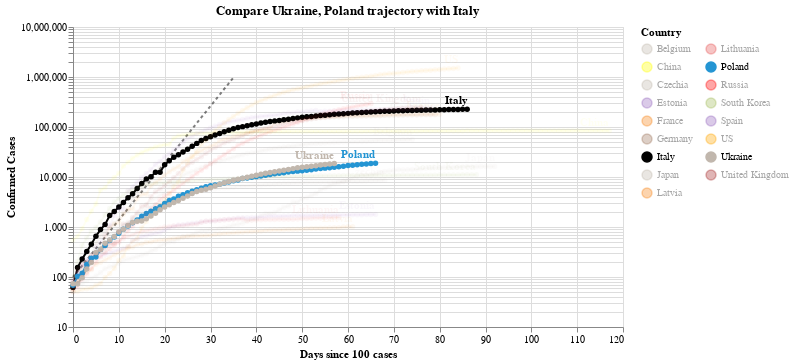

The cell this chart's notebook holds for it:
### Code cell
#hide_input
chart2 = make_since_chart(dff2, ['Ukraine', 'Poland'], baseline_countries)
chart2

### Figure 1 — Vega-Lite specification as saved in the notebook (floating-point values rounded to 4 significant figures; data arrays with more than 128 entries replaced by an {"elided": "..."} marker saying what was removed)
{"config": {"view": {"continuousWidth": 400, "continuousHeight": 300}}, "layer": [{"data": {"name": "data-628230001892d6798b50651be41d1b3e"}, "mark": {"type": "line", "color": "black", "opacity": 0.5, "strokeDash": [3, 3]}, "encoding": {"x": {"type": "quantitative", "field": "Days since 100 cases"}, "y": {"type": "quantitative", "field": "Confirmed Cases"}}}, {"data": {"name": "data-a562d78daed2bcba918662bddcca51cc"}, "mark": {"type": "line", "point": true}, "encoding": {"color": {"type": "nominal", "field": "Country", "legend": {"columns": 2}, "scale": {"domain": ["Belgium", "China", "Czechia", "Estonia", "France", "Germany", "Italy", "Japan", "Latvia", "Lithuania", "Poland", "Russia", "South Korea", "Spain", "US", "Ukraine", "United Kingdom"], "range": ["#C1B7AD", "yellow", "#C1B7AD", "#9467bd", "#F58518", "#9D755D", "black", "#C1B7AD", "#F58518", "#E45756", "#2495D3", "red", "#A1BA59", "#9467bd", "orange", "#C1B7AD", "brown"]}}, "opacity": {"condition": {"value": 1, "selection": "selector003"}, "value": 0.05}, "tooltip": [{"type": "nominal", "field": "Country"}, {"type": "temporal", "field": "Date"}, {"type": "quantitative", "field": "Confirmed Cases"}, {"type": "quantitative", "field": "Days since 100 cases"}], "x": {"type": "quantitative", "field": "Days since 100 cases"}, "y": {"type": "quantitative", "field": "Confirmed Cases", "scale": {"type": "log"}}}, "selection": {"selector003": {"type": "multi", "fields": ["Country"], "bind": "legend", "init": [{"Country": "Ukraine"}, {"Country": "Poland"}, {"Country": "Italy"}]}}, "width": 550}, {"data": {"name": "data-a562d78daed2bcba918662bddcca51cc"}, "mark": {"type": "text", "align": "right", "dy": -8, "fontWeight": "bold"}, "encoding": {"color": {"type": "nominal", "field": "Country", "legend": {"columns": 2}, "scale": {"domain": ["Belgium", "China", "Czechia", "Estonia", "France", "Germany", "Italy", "Japan", "Latvia", "Lithuania", "Poland", "Russia", "South Korea", "Spain", "US", "Ukraine", "United Kingdom"], "range": ["#C1B7AD", "yellow", "#C1B7AD", "#9467bd", "#F58518", "#9D755D", "black", "#C1B7AD", "#F58518", "#E45756", "#2495D3", "red", "#A1BA59", "#9467bd", "orange", "#C1B7AD", "brown"]}}, "opacity": {"condition": {"value": 1, "selection": "selector003"}, "value": 0.05}, "text": {"type": "nominal", "field": "Country"}, "tooltip": [{"type": "nominal", "field": "Country"}, {"type": "temporal", "field": "Date"}, {"type": "quantitative", "field": "Confirmed Cases"}, {"type": "quantitative", "field": "Days since 100 cases"}], "x": {"type": "quantitative", "field": "Days since 100 cases"}, "y": {"type": "quantitative", "field": "Confirmed Cases", "scale": {"type": "log"}}}, "transform": [{"filter": "(datum['Date'] >= 1589760000000)"}], "width": 550}], "title": "Compare Ukraine, Poland trajectory with Italy", "$schema": "https://vega.github.io/schema/vega-lite/v4.0.2.json", "datasets": {"data-628230001892d6798b50651be41d1b3e": [{"Days since 100 cases": 0, "Confirmed Cases": 100.0}, {"Days since 100 cases": 1, "Confirmed Cases": 130.0}, {"Days since 100 cases": 2, "Confirmed Cases": 169.0}, {"Days since 100 cases": 3, "Confirmed Cases": 219.7}, {"Days since 100 cases": 4, "Confirmed Cases": 285.6}, {"Days since 100 cases": 5, "Confirmed Cases": 371.3}, {"Days since 100 cases": 6, "Confirmed Cases": 482.7}, {"Days since 100 cases": 7, "Confirmed Cases": 627.5}, {"Days since 100 cases": 8, "Confirmed Cases": 815.7}, {"Days since 100 cases": 9, "Confirmed Cases": 1060.0}, {"Days since 100 cases": 10, "Confirmed Cases": 1379.0}, {"Days since 100 cases": 11, "Confirmed Cases": 1792.0}, {"Days since 100 cases": 12, "Confirmed Cases": 2330.0}, {"Days since 100 cases": 13, "Confirmed Cases": 3029.0}, {"Days since 100 cases": 14, "Confirmed Cases": 3937.0}, {"Days since 100 cases": 15, "Confirmed Cases": 5119.0}, {"Days since 100 cases": 16, "Confirmed Cases": 6654.0}, {"Days since 100 cases": 17, "Confirmed Cases": 8650.0}, {"Days since 100 cases": 18, "Confirmed Cases": 11250.0}, {"Days since 100 cases": 19, "Confirmed Cases": 14620.0}, {"Days since 100 cases": 20, "Confirmed Cases": 19000.0}, {"Days since 100 cases": 21, "Confirmed Cases": 24710.0}, {"Days since 100 cases": 22, "Confirmed Cases": 32120.0}, {"Days since 100 cases": 23, "Confirmed Cases": 41750.0}, {"Days since 100 cases": 24, "Confirmed Cases": 54280.0}, {"Days since 100 cases": 25, "Confirmed Cases": 70560.0}, {"Days since 100 cases": 26, "Confirmed Cases": 91730.0}, {"Days since 100 cases": 27, "Confirmed Cases": 119300.0}, {"Days since 100 cases": 28, "Confirmed Cases": 155000.0}, {"Days since 100 cases": 29, "Confirmed Cases": 201500.0}, {"Days since 100 cases": 30, "Confirmed Cases": 262000.0}, {"Days since 100 cases": 31, "Confirmed Cases": 340600.0}, {"Days since 100 cases": 32, "Confirmed Cases": 442800.0}, {"Days since 100 cases": 33, "Confirmed Cases": 575600.0}, {"Days since 100 cases": 34, "Confirmed Cases": 748300.0}, {"Days since 100 cases": 35, "Confirmed Cases": 972800.0}], "data-a562d78daed2bcba918662bddcca51cc": {"elided": "1312 records"}}}
